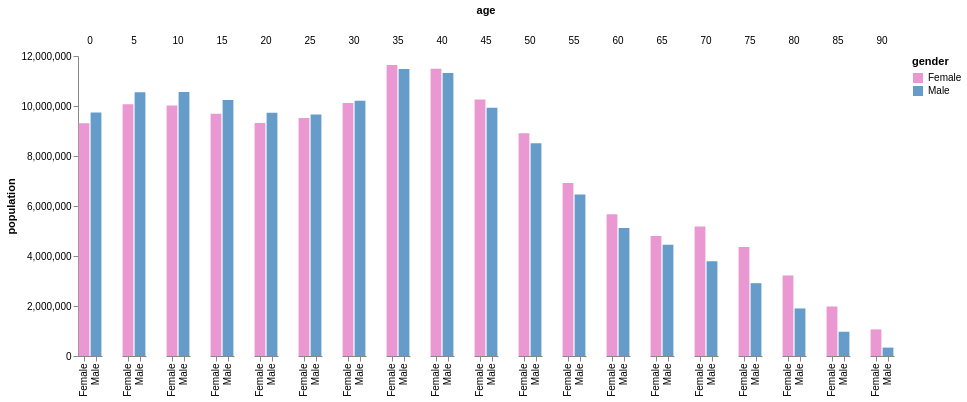

Source (Vega-Lite JSON):
### Vega-Lite specification from a JSON file in a GitHub repository (floating-point values rounded to 4 significant figures; data arrays with more than 128 entries replaced by an {"elided": "..."} marker saying what was removed)
{"$schema": "https://vega.github.io/schema/vega-lite/v5.json", "config": {"axis": {"domainWidth": 1}, "view": {"stroke": null}}, "data": {"values": {"elided": "570 records"}}, "description": "Grouped bar chart showing population structure by age and gender.", "encoding": {"color": {"field": "gender", "scale": {"range": ["#EA98D2", "#659CCA"]}, "type": "nominal"}, "column": {"field": "age", "type": "ordinal"}, "x": {"axis": {"title": null}, "field": "gender", "type": "nominal"}, "y": {"aggregate": "sum", "axis": {"grid": false, "title": "population"}, "field": "people", "type": "quantitative"}}, "mark": "bar", "transform": [{"filter": "datum.year == 2000"}, {"as": "gender", "calculate": "datum.sex == 2 ? 'Female' : 'Male'"}], "width": {"step": 12}}
